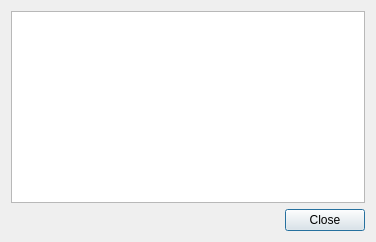
<?xml version="1.0" encoding="UTF-8"?>
<ui version="4.0">
 <class>PersonsWidget</class>
 <widget class="QDialog" name="PersonsWidget">
  <property name="geometry">
   <rect>
    <x>0</x>
    <y>0</y>
    <width>376</width>
    <height>242</height>
   </rect>
  </property>
  <property name="windowTitle">
   <string>List of persons</string>
  </property>
  <layout class="QVBoxLayout" name="verticalLayout">
   <item>
    <layout class="QGridLayout" name="gridLayout">
     <item row="1" column="1">
      <widget class="QPushButton" name="closeButton">
       <property name="text">
        <string>Close</string>
       </property>
      </widget>
     </item>
     <item row="1" column="0">
      <spacer name="horizontalSpacer">
       <property name="orientation">
        <enum>Qt::Horizontal</enum>
       </property>
       <property name="sizeHint" stdset="0">
        <size>
         <width>40</width>
         <height>20</height>
        </size>
       </property>
      </spacer>
     </item>
     <item row="0" column="0" colspan="2">
      <widget class="QTableView" name="personsTable">
       <property name="sizePolicy">
        <sizepolicy hsizetype="Expanding" vsizetype="Expanding">
         <horstretch>0</horstretch>
         <verstretch>2</verstretch>
        </sizepolicy>
       </property>
      </widget>
     </item>
    </layout>
   </item>
  </layout>
 </widget>
 <resources/>
 <connections/>
</ui>
